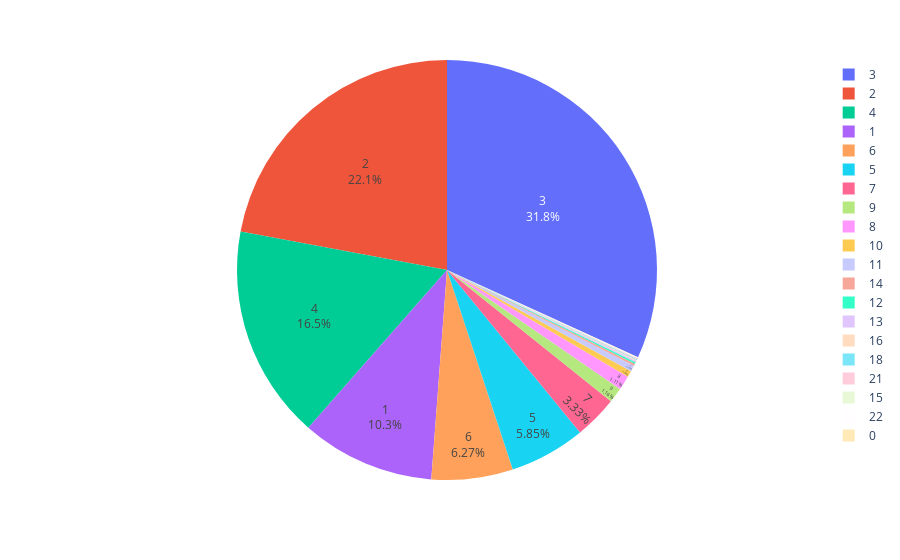

Write notebook code for a chart like this one.
### Code cell
import plotly.express as px
fig = px.pie(dataPlotb, values='percentage', names='word_number')
fig.update_traces(textposition='inside', textinfo='percent+label')
fig.show()

### Figure 1 — Plotly figure (JSON) as saved in the notebook; plotly's stock layout.template omitted (floating-point values rounded to 4 significant figures)
{"data": [{"domain": {"x": [0, 1], "y": [0, 1]}, "hoverlabel": {"namelength": 0}, "hovertemplate": "word_number=%{label}<br>percentage=%{value}", "labels": [0, 1, 2, 3, 4, 5, 6, 7, 8, 9, 10, 11, 12, 13, 14, 15, 16, 18, 21, 22], "legendgroup": "", "name": "", "showlegend": true, "textinfo": "percent+label", "textposition": "inside", "type": "pie", "values": [1, 612, 1313, 1894, 980, 348, 373, 198, 66, 69, 29, 28, 8, 7, 9, 3, 4, 4, 4, 2]}], "layout": {"legend": {"tracegroupgap": 0}, "margin": {"t": 60}}}
